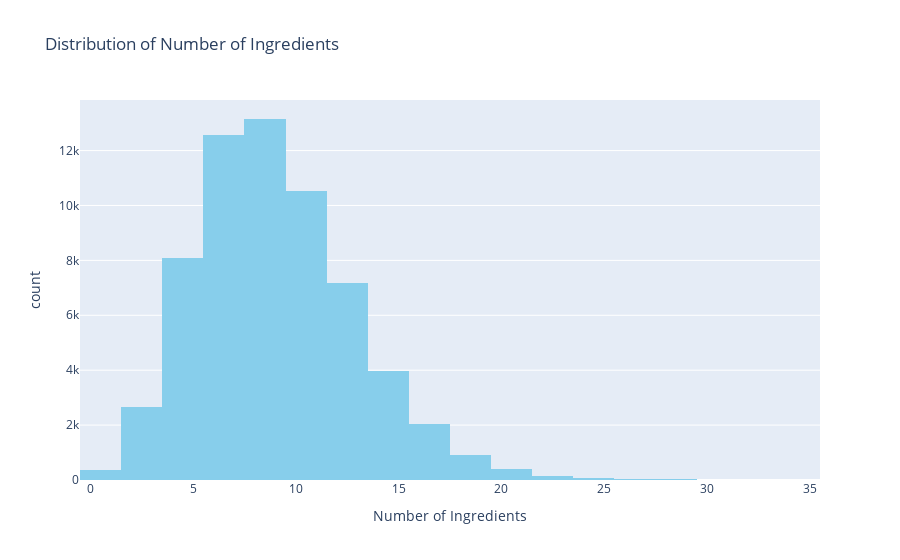
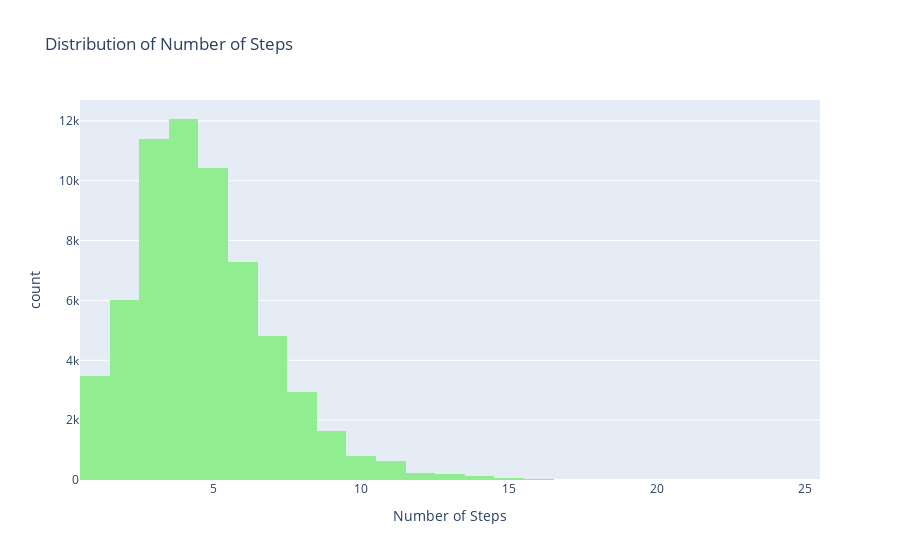
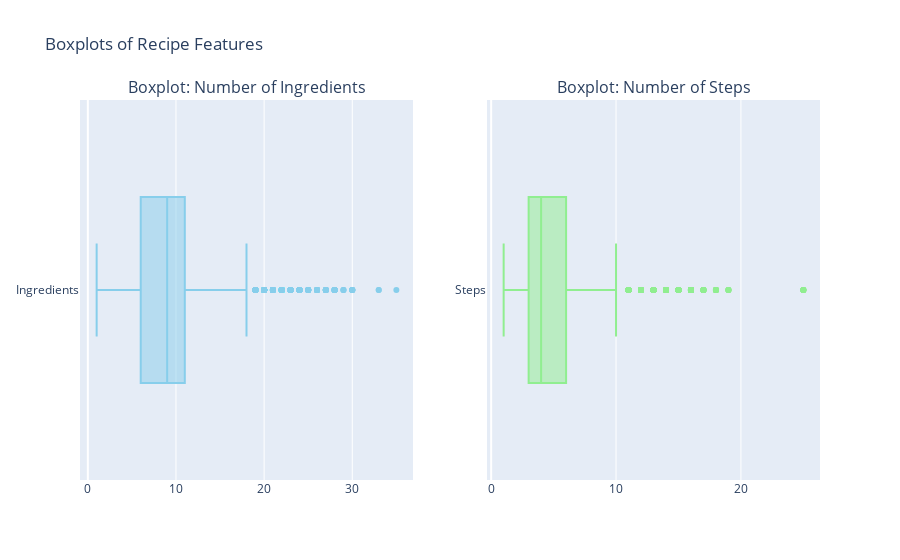

Write notebook code for charts like these, in order.
### Code cell
# Histogram: Number of Ingredients
fig1 = px.histogram(
    df, x="num_ingredients",
    nbins=30,
    title="Distribution of Number of Ingredients",
    labels={"num_ingredients": "Number of Ingredients", "count": "Recipes"},
    color_discrete_sequence=["skyblue"]
)
fig1.show()

# Histogram: Number of Steps
fig2 = px.histogram(
    df, x="num_steps",
    nbins=30,
    title="Distribution of Number of Steps",
    labels={"num_steps": "Number of Steps", "count": "Recipes"},
    color_discrete_sequence=["lightgreen"]
)
fig2.show()

# Boxplots (side-by-side)
fig3 = make_subplots(rows=1, cols=2, subplot_titles=("Boxplot: Number of Ingredients", "Boxplot: Number of Steps"))

fig3.add_trace(
    go.Box(x=df['num_ingredients'], name="Ingredients", marker_color="skyblue"),
    row=1, col=1
)

fig3.add_trace(
    go.Box(x=df['num_steps'], name="Steps", marker_color="lightgreen"),
    row=1, col=2
)

fig3.update_layout(title_text="Boxplots of Recipe Features", showlegend=False)
fig3.show()

### Figure 1 — Plotly figure (JSON) as saved in the notebook; plotly's stock layout.template omitted (floating-point values rounded to 4 significant figures; data arrays with more than 128 entries replaced by an {"elided": "..."} marker saying what was removed)
{"data": [{"bingroup": "x", "hovertemplate": "Number of Ingredients=%{x}<br>count=%{y}<extra></extra>", "legendgroup": "", "marker": {"color": "skyblue", "pattern": {"shape": ""}}, "name": "", "nbinsx": 30, "orientation": "v", "showlegend": false, "type": "histogram", "x": {"elided": "62126 int values"}, "xaxis": "x", "yaxis": "y"}], "layout": {"barmode": "relative", "legend": {"tracegroupgap": 0}, "title": {"text": "Distribution of Number of Ingredients"}, "xaxis": {"anchor": "y", "domain": [0, 1], "title": {"text": "Number of Ingredients"}}, "yaxis": {"anchor": "x", "domain": [0, 1], "title": {"text": "count"}}}}

### Figure 2 — Plotly figure (JSON) as saved in the notebook; plotly's stock layout.template omitted (floating-point values rounded to 4 significant figures; data arrays with more than 128 entries replaced by an {"elided": "..."} marker saying what was removed)
{"data": [{"bingroup": "x", "hovertemplate": "Number of Steps=%{x}<br>count=%{y}<extra></extra>", "legendgroup": "", "marker": {"color": "lightgreen", "pattern": {"shape": ""}}, "name": "", "nbinsx": 30, "orientation": "v", "showlegend": false, "type": "histogram", "x": {"elided": "62126 int values"}, "xaxis": "x", "yaxis": "y"}], "layout": {"barmode": "relative", "legend": {"tracegroupgap": 0}, "title": {"text": "Distribution of Number of Steps"}, "xaxis": {"anchor": "y", "domain": [0, 1], "title": {"text": "Number of Steps"}}, "yaxis": {"anchor": "x", "domain": [0, 1], "title": {"text": "count"}}}}

### Figure 3 — Plotly figure (JSON) as saved in the notebook; plotly's stock layout.template omitted (floating-point values rounded to 4 significant figures; data arrays with more than 128 entries replaced by an {"elided": "..."} marker saying what was removed)
{"data": [{"marker": {"color": "skyblue"}, "name": "Ingredients", "type": "box", "x": {"elided": "62126 int values"}, "xaxis": "x", "yaxis": "y"}, {"marker": {"color": "lightgreen"}, "name": "Steps", "type": "box", "x": {"elided": "62126 int values"}, "xaxis": "x2", "yaxis": "y2"}], "layout": {"annotations": [{"font": {"size": 16}, "showarrow": false, "text": "Boxplot: Number of Ingredients", "x": 0.225, "xanchor": "center", "xref": "paper", "y": 1, "yanchor": "bottom", "yref": "paper"}, {"font": {"size": 16}, "showarrow": false, "text": "Boxplot: Number of Steps", "x": 0.775, "xanchor": "center", "xref": "paper", "y": 1, "yanchor": "bottom", "yref": "paper"}], "showlegend": false, "title": {"text": "Boxplots of Recipe Features"}, "xaxis": {"anchor": "y", "domain": [0, 0.45]}, "xaxis2": {"anchor": "y2", "domain": [0.55, 1]}, "yaxis": {"anchor": "x", "domain": [0, 1]}, "yaxis2": {"anchor": "x2", "domain": [0, 1]}}}
